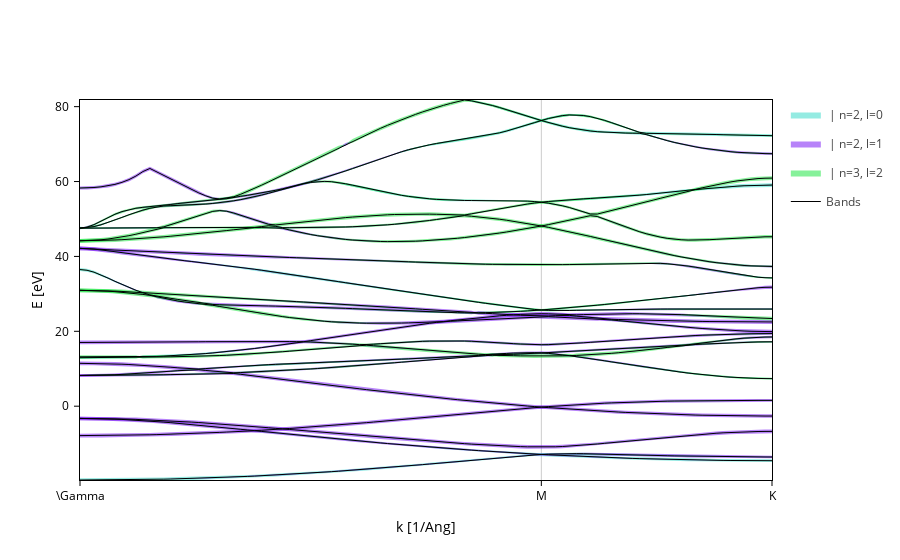

Here is the notebook cell this chart was saved with:
### Markdown cell above
#### Fatbands

### Code cell
# Get the fatbands plot
fatbands = band_struct.plot.fatbands()
# Split the contributions by the n and l quantum numbers
fatbands.split_groups(on="n+l")
